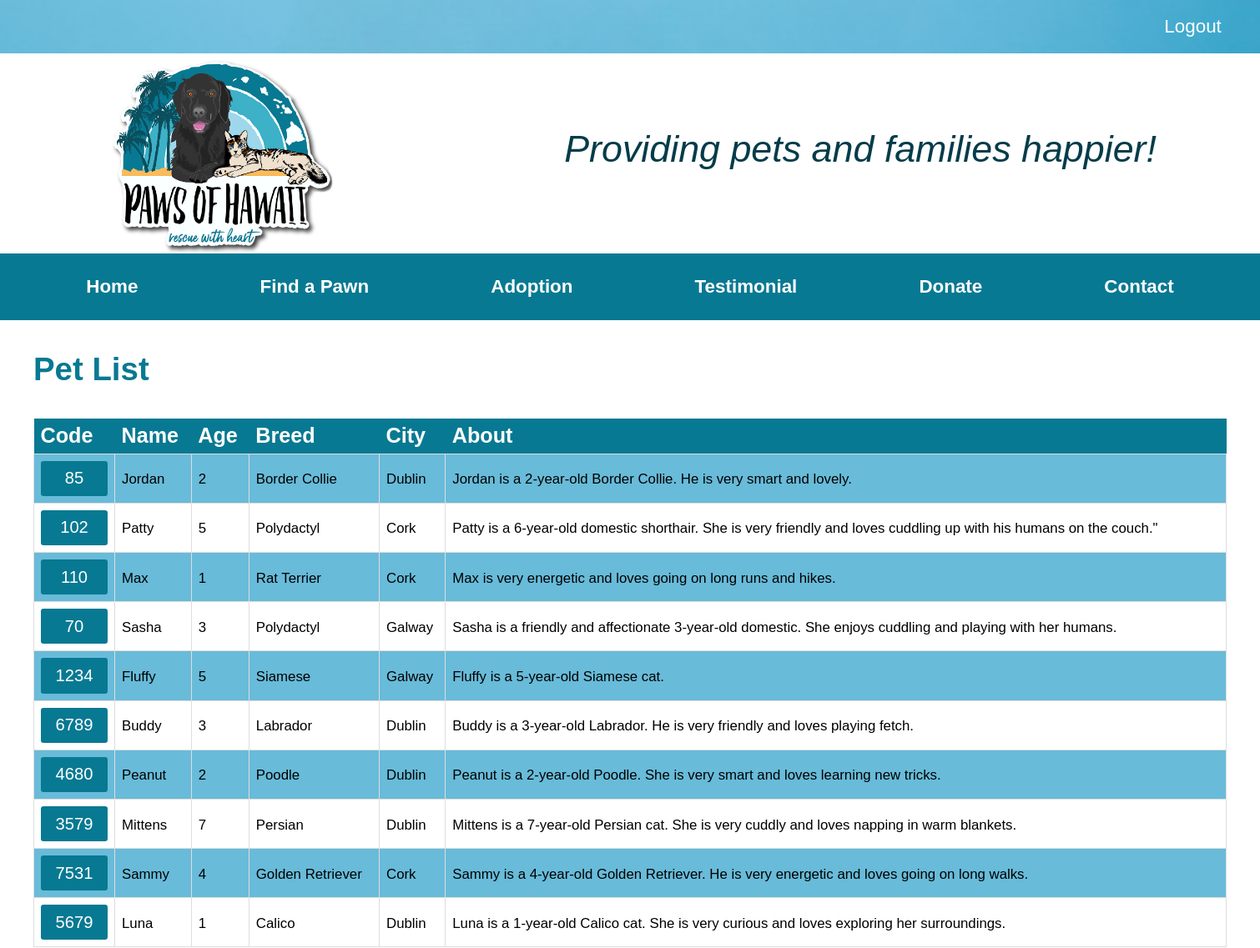
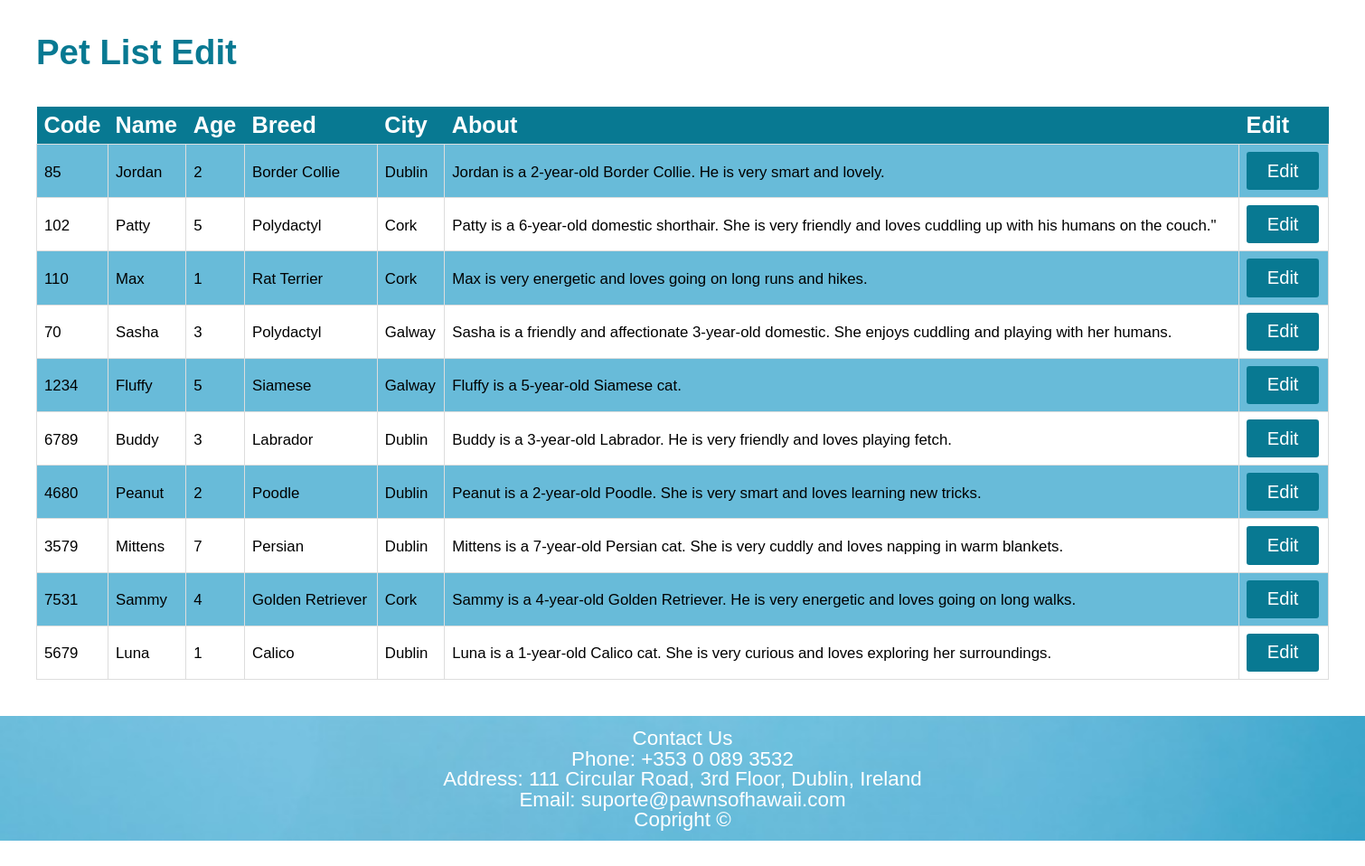
The page /views/findapawn.php (signed in) on the database its author committed (2 pictures, top to bottom).
### tables this page shows
CREATE TABLE `pet` (
  `petid` int(11) NOT NULL,
  `code` varchar(11) NOT NULL,
  `name` varchar(15) DEFAULT NULL,
  `age` varchar(15) DEFAULT NULL,
  `breed` varchar(50) NOT NULL,
  `city` varchar(30) DEFAULT NULL,
  `description` mediumtext DEFAULT NULL
);

### controller/create_table.php (the view, shortened to what this page needs)
<?php
try{
    require_once('../config/dbconnect.php');
    switch ($_SERVER['PHP_SELF']) {
        case '/pawns_of_hawaii/views/findapawn.php':
            $menu_items = array(
                array(
                  'label' => 'Code',
                ),
                array(
                  'label' => 'Name',
                ),
                array(
                  'label' => 'Age',
                ),
                array(
                  'label' => 'Breed',
                ),
                array(
                  'label' => 'City',
                ),
                array(
                  'label' => 'About',
                ),
              );
              foreach ($menu_items as $item) {
                echo "<th href=>" . $item['label'] . "</th>";
            };
            $queryGetPet = "SELECT * from pet";
            $getPetResult = mysqli_query($conn, $queryGetPet);
            if (!$getPetResult) {
                echo "Problem to get pet list";
            } else {
                while ($user_data = mysqli_fetch_array($getPetResult)) {
                    echo "<tr>";
                    echo "<td>";
                    echo "<form action='../controller/findapawn_details_page.php' method='post'>";
                    echo "<input type='submit' value='" . $user_data['code'] . "'>";
                    echo "</form>";
                    echo "</td>";
                    echo "<td>" . $user_data['name'] . "</td>";
                    echo "<td>" . $user_data['age'] . "</td>";
                    echo "<td>" . $user_data['breed'] . "</td>";
                    echo "<td>" . $user_data['city'] . "</td>";
                    echo "<td>" . $user_data['description'] . "</td>";
                    echo "</tr>";
                }
            }
            break;
    }
} catch (Exception $e) {
    echo 'Caught exception: ', $e->getMessage(), "\n";
}
?>

### controller/findapawn_table_edit.php (shortened to what this page needs)
<?php
require_once('../config/dbconnect.php');
$menu_items = array(
    array(
        'label' => 'Code',
    ),
    array(
        'label' => 'Name',
    ),
    array(
        'label' => 'Age',
    ),
    array(
        'label' => 'Breed',
    ),
    array(
        'label' => 'City',
    ),
    array(
        'label' => 'About',
    ),
    array(
        'label' => 'Edit',
    ),
);
foreach ($menu_items as $item) {
    echo "<th href=>" . $item['label'] . "</th>";
}
$queryGetPet = "SELECT * from pet";
$getPetResult = mysqli_query($conn, $queryGetPet);
if (!$getPetResult) {
    echo "Problem to get pet list";
} else {
    while ($user_data = mysqli_fetch_array($getPetResult)) {
        echo "<tr>";
        echo "<td>" . $user_data['code'] . "</td>";
        echo "<td>" . $user_data['name'] . "</td>";
        echo "<td>" . $user_data['age'] . "</td>";
        echo "<td>" . $user_data['breed'] . "</td>";
        echo "<td>" . $user_data['city'] . "</td>";
        echo "<td>" . $user_data['description'] . "</td>";
        echo "<td>";
        echo "<form action='../controller/findapawn_form_edit.php' method='post'>";
        echo "<input type='submit' value='Edit'>";
        echo "</form>";
        echo "</td>";
        echo "</tr>";
    }
}
?>

### css/style.css (style rules this page uses)
html, body, div, span, applet, object, iframe, h1, h2, h3, h4, h5, h6, p, blockquote, pre, a, abbr, acronym, address, big, cite, code, del, dfn, em, img, ins, kbd, q, s, samp, small, strike, strong, sub, sup, tt, var, b, u, i, center, dl, dt, dd, ol, ul, li, fieldset, form, label, legend, table, caption, tbody, tfoot, thead, tr, th, td, article, aside, canvas, details, embed, figure, figcaption, footer, header, hgroup, menu, nav, output, ruby, section, summary, time, mark, audio, video { margin: 0; padding: 0; border: 0; font-size: 100%; font: inherit; vertical-align: baseline; }
body { line-height: 1; }
html { zoom: 80%; }
body { font-family: sans-serif; font-size: 14px; position: relative; }
input[type="submit"], input[type="reset"] { background-color: #087992; font-size: 1.2em; width: 100px; color: white; justify-content: center; padding: 12px 20px; border: none; border-radius: 4px; cursor: pointer; }
th { background-color: #087992; color: white; font-weight: bold; font-size: 1.5em; text-align: left; padding: 10px; height: 50px; }
td:first-child { width: 70px; }
td { border: 2px solid #dddddd; text-align: left; padding: 10px; }
tr { font-size: 1.5em; }
tr:nth-child(even) { background-color: #68bbd9; }

### rows shown on the page
pet: code "85", name "Jordan", age "2", breed "Border Collie", city "Dublin", description "Jordan is a 2-year-old Border Collie. He is very smart and lovely."
pet: code "102", name "Patty", age "5", breed "Polydactyl", city "Cork", description "Patty is a 6-year-old domestic shorthair. She is very friendly and loves cuddling up with his humans on the couch.\""
pet: code "110", name "Max", age "1", breed "Rat Terrier", city "Cork", description "Max is very energetic and loves going on long runs and hikes."
pet: code "70", name "Sasha", age "3", breed "Polydactyl", city "Galway", description "Sasha is a friendly and affectionate 3-year-old domestic. She enjoys cuddling and playing with her humans."
pet: code "1234", name "Fluffy", age "5", breed "Siamese", city "Galway", description "Fluffy is a 5-year-old Siamese cat."
pet: code "6789", name "Buddy", age "3", breed "Labrador", city "Dublin", description "Buddy is a 3-year-old Labrador. He is very friendly and loves playing fetch."
pet: code "4680", name "Peanut", age "2", breed "Poodle", city "Dublin", description "Peanut is a 2-year-old Poodle. She is very smart and loves learning new tricks."
pet: code "3579", name "Mittens", age "7", breed "Persian", city "Dublin", description "Mittens is a 7-year-old Persian cat. She is very cuddly and loves napping in warm blankets."
pet: code "7531", name "Sammy", age "4", breed "Golden Retriever", city "Cork", description "Sammy is a 4-year-old Golden Retriever. He is very energetic and loves going on long walks."
pet: code "5679", name "Luna", age "1", breed "Calico", city "Dublin", description "Luna is a 1-year-old Calico cat. She is very curious and loves exploring her surroundings."

### other values the page prints
$item['label'] "Home"
$item['label'] "Find a Pawn"
$item['label'] "Adoption"
$item['label'] "Testimonial"
$item['label'] "Donate"
$item['label'] "Contact"
$item['label'] "Code"
$item['label'] "Name"
$item['label'] "Age"
$item['label'] "Breed"
$item['label'] "City"
$item['label'] "About"
$item['label'] "Edit"
